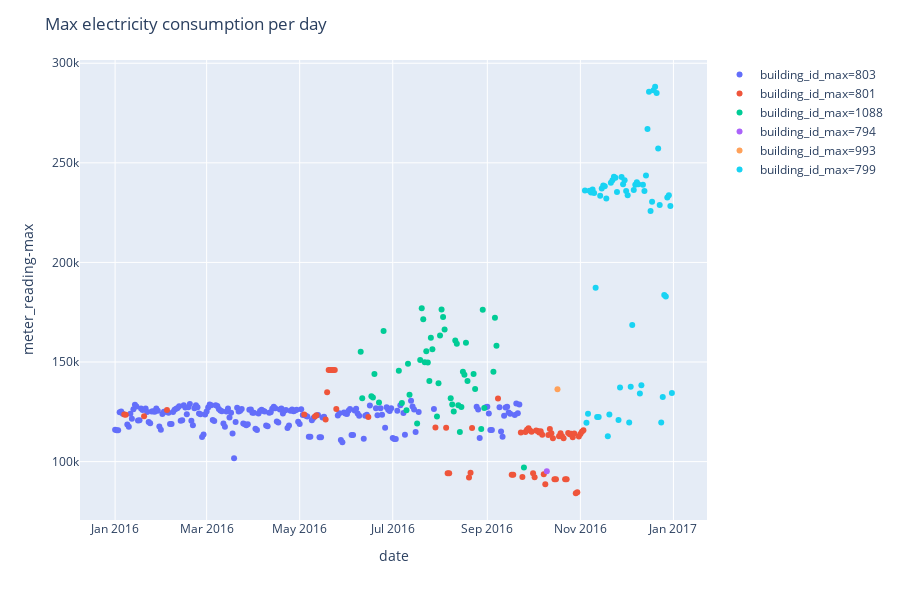

Notebook cell for this chart:
### Code cell
electricity = train_group_agg[train_group_agg['meter']=='electricity'].copy()
electricity['building_id_max'] = pd.Categorical(electricity['building_id_max'])
electricity_graph = px.scatter(electricity, x='date', y='meter_reading-max', color='building_id_max')
electricity_graph.update_layout(title='Max electricity consumption per day')

### Figure 1 — Plotly figure (JSON) as saved in the notebook; plotly's stock layout.template omitted (floating-point values rounded to 4 significant figures; data arrays with more than 128 entries replaced by an {"elided": "..."} marker saying what was removed)
{"data": [{"hoverlabel": {"namelength": 0}, "hovertemplate": "building_id_max=803<br>date=%{x}<br>meter_reading-max=%{y}", "legendgroup": "building_id_max=803", "marker": {"color": "#636efa", "symbol": "circle"}, "mode": "markers", "name": "building_id_max=803", "showlegend": true, "type": "scatter", "x": {"elided": "192 str values"}, "xaxis": "x", "y": {"elided": "192 float values"}, "yaxis": "y"}, {"hoverlabel": {"namelength": 0}, "hovertemplate": "building_id_max=801<br>date=%{x}<br>meter_reading-max=%{y}", "legendgroup": "building_id_max=801", "marker": {"color": "#EF553B", "symbol": "circle"}, "mode": "markers", "name": "building_id_max=801", "showlegend": true, "type": "scatter", "x": ["2016-01-07", "2016-01-08", "2016-01-20", "2016-02-04", "2016-05-04", "2016-05-11", "2016-05-12", "2016-05-18", "2016-05-19", "2016-05-20", "2016-05-21", "2016-05-22", "2016-05-23", "2016-05-24", "2016-05-25", "2016-06-15", "2016-07-29", "2016-08-05", "2016-08-06", "2016-08-07", "2016-08-20", "2016-08-21", "2016-08-22", "2016-09-08", "2016-09-17", "2016-09-18", "2016-09-23", "2016-09-24", "2016-09-26", "2016-09-27", "2016-09-28", "2016-09-29", "2016-09-30", "2016-10-01", "2016-10-02", "2016-10-03", "2016-10-04", "2016-10-05", "2016-10-06", "2016-10-07", "2016-10-08", "2016-10-09", "2016-10-11", "2016-10-12", "2016-10-13", "2016-10-14", "2016-10-15", "2016-10-16", "2016-10-18", "2016-10-19", "2016-10-20", "2016-10-21", "2016-10-22", "2016-10-23", "2016-10-24", "2016-10-25", "2016-10-26", "2016-10-27", "2016-10-28", "2016-10-29", "2016-10-30", "2016-10-31", "2016-11-01", "2016-11-02", "2016-11-03"], "xaxis": "x", "y": [123700.0, 123600.0, 122800.0, 125900.0, 123600.0, 122700.0, 123200.0, 121100.0, 134800.0, 146000.0, 146000.0, 146000.0, 146000.0, 146000.0, 126400.0, 122400.0, 117100.0, 117000.0, 94200.0, 94200.0, 92060.0, 94370.0, 116800.0, 131684, 93460.0, 93460.0, 114600.0, 92220.0, 114900.0, 116000.0, 116800.0, 115600.0, 115000.0, 94100.0, 92100.0, 115600.0, 115300.0, 114600.0, 115300.0, 113400.0, 93600.0, 88650.0, 113400.0, 116300.0, 114200.0, 111700.0, 91130.0, 91130.0, 112700.0, 114200.0, 112700.0, 111700.0, 91160.0, 91160.0, 114400.0, 113800.0, 114000.0, 112200.0, 114100.0, 84110.0, 84590.0, 112600.0, 113900.0, 115000.0, 115700.0], "yaxis": "y"}, {"hoverlabel": {"namelength": 0}, "hovertemplate": "building_id_max=1088<br>date=%{x}<br>meter_reading-max=%{y}", "legendgroup": "building_id_max=1088", "marker": {"color": "#00cc96", "symbol": "circle"}, "mode": "markers", "name": "building_id_max=1088", "showlegend": true, "type": "scatter", "x": ["2016-06-10", "2016-06-11", "2016-06-17", "2016-06-18", "2016-06-19", "2016-06-22", "2016-06-25", "2016-07-05", "2016-07-07", "2016-07-10", "2016-07-11", "2016-07-12", "2016-07-17", "2016-07-19", "2016-07-20", "2016-07-21", "2016-07-22", "2016-07-23", "2016-07-24", "2016-07-25", "2016-07-26", "2016-07-27", "2016-07-30", "2016-07-31", "2016-08-01", "2016-08-02", "2016-08-03", "2016-08-04", "2016-08-08", "2016-08-09", "2016-08-10", "2016-08-11", "2016-08-12", "2016-08-13", "2016-08-14", "2016-08-15", "2016-08-16", "2016-08-17", "2016-08-18", "2016-08-19", "2016-08-23", "2016-08-24", "2016-08-28", "2016-08-29", "2016-08-30", "2016-09-05", "2016-09-06", "2016-09-07", "2016-09-25"], "xaxis": "x", "y": [155194, 131835, 132756, 132246, 143928, 129699, 165567, 145648, 129443, 125758, 149119, 133618, 119099, 151034, 176935, 171451, 149902, 155407, 149734, 140482, 162123, 156457, 122639, 139400.0, 163400.0, 176400.0, 172600.0, 166400.0, 131900.0, 128729, 125200.0, 160800.0, 159100.0, 128200.0, 114800.0, 127400.0, 145100.0, 143600.0, 159600.0, 140400.0, 144000.0, 136448, 116400.0, 176200.0, 127000.0, 145100.0, 172200.0, 158100.0, 97080.0], "yaxis": "y"}, {"hoverlabel": {"namelength": 0}, "hovertemplate": "building_id_max=794<br>date=%{x}<br>meter_reading-max=%{y}", "legendgroup": "building_id_max=794", "marker": {"color": "#ab63fa", "symbol": "circle"}, "mode": "markers", "name": "building_id_max=794", "showlegend": true, "type": "scatter", "x": ["2016-10-10"], "xaxis": "x", "y": [95180.0], "yaxis": "y"}, {"hoverlabel": {"namelength": 0}, "hovertemplate": "building_id_max=993<br>date=%{x}<br>meter_reading-max=%{y}", "legendgroup": "building_id_max=993", "marker": {"color": "#FFA15A", "symbol": "circle"}, "mode": "markers", "name": "building_id_max=993", "showlegend": true, "type": "scatter", "x": ["2016-10-17"], "xaxis": "x", "y": [136362], "yaxis": "y"}, {"hoverlabel": {"namelength": 0}, "hovertemplate": "building_id_max=799<br>date=%{x}<br>meter_reading-max=%{y}", "legendgroup": "building_id_max=799", "marker": {"color": "#19d3f3", "symbol": "circle"}, "mode": "markers", "name": "building_id_max=799", "showlegend": true, "type": "scatter", "x": ["2016-11-04", "2016-11-05", "2016-11-06", "2016-11-07", "2016-11-08", "2016-11-09", "2016-11-10", "2016-11-11", "2016-11-12", "2016-11-13", "2016-11-14", "2016-11-15", "2016-11-16", "2016-11-17", "2016-11-18", "2016-11-19", "2016-11-20", "2016-11-21", "2016-11-22", "2016-11-23", "2016-11-24", "2016-11-25", "2016-11-26", "2016-11-27", "2016-11-28", "2016-11-29", "2016-11-30", "2016-12-01", "2016-12-02", "2016-12-03", "2016-12-04", "2016-12-05", "2016-12-06", "2016-12-07", "2016-12-08", "2016-12-09", "2016-12-10", "2016-12-11", "2016-12-12", "2016-12-13", "2016-12-14", "2016-12-15", "2016-12-16", "2016-12-17", "2016-12-18", "2016-12-19", "2016-12-20", "2016-12-21", "2016-12-22", "2016-12-23", "2016-12-24", "2016-12-25", "2016-12-26", "2016-12-27", "2016-12-28", "2016-12-29", "2016-12-30", "2016-12-31"], "xaxis": "x", "y": [236100.0, 119500.0, 124100.0, 236000.0, 235100.0, 236600.0, 234900.0, 187300.0, 122400.0, 122400.0, 233500.0, 237100.0, 238600.0, 238300.0, 232100.0, 112700.0, 123700.0, 240000.0, 241300.0, 243000.0, 242500.0, 235400.0, 120900.0, 137100.0, 242900.0, 239200.0, 241200.0, 235800.0, 233700.0, 119700.0, 137600.0, 168600.0, 236400.0, 238900.0, 240200.0, 239300.0, 134200.0, 138400.0, 239100.0, 235900.0, 243600.0, 267000.0, 285700.0, 225800.0, 230500.0, 286400.0, 288201, 285100.0, 257199, 228800.0, 119700.0, 132400.0, 183600.0, 182900.0, 232600.0, 233700.0, 228336, 134400.0], "yaxis": "y"}], "layout": {"height": 600, "legend": {"tracegroupgap": 0}, "margin": {"t": 60}, "title": {"text": "Max electricity consumption per day"}, "xaxis": {"anchor": "y", "domain": [0, 1], "title": {"text": "date"}}, "yaxis": {"anchor": "x", "domain": [0, 1], "title": {"text": "meter_reading-max"}}}}
